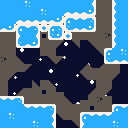

The image is a tile-based game level rendered from a .tmx file. Its description and complete source (layers, tilesets, objects, tile grids) follow:
An orthogonal 16x16 tile map with 8x8 px tiles, 2 tile layers (BgLayer, MainLayer), 2 tilesets, 1 image layer and 6 objects (3x Spikes, Grass, Balloon, Player).

<map version="1.10" tiledversion="1.10.2" orientation="orthogonal" renderorder="right-down" width="16" height="16" tilewidth="8" tileheight="8" infinite="0" nextlayerid="7" nextobjectid="16">
 <tileset firstgid="1" name="spritemap" tilewidth="8" tileheight="8" tilecount="176" columns="16">
  <image source="spritemap.png" width="128" height="88" />
 </tileset>
 <tileset firstgid="177" name="balloon" tilewidth="8" tileheight="16" tilecount="4" columns="4">
  <image source="balloon.png" width="32" height="16" />
 </tileset>
 <imagelayer id="5" name="Bg">
  <image source="bg.png" width="128" height="128" />
 </imagelayer>
 <layer id="1" name="BgLayer" width="16" height="16">
  <data encoding="csv">
0,0,0,0,0,0,0,0,0,0,0,0,41,41,0,0,
0,0,0,0,0,0,0,0,0,0,0,0,41,41,0,0,
0,0,0,0,0,0,0,0,0,0,0,0,41,41,0,0,
0,0,0,0,0,0,0,0,0,0,0,0,41,41,0,0,
41,41,0,0,0,17,0,0,0,41,41,41,41,57,0,0,
41,41,0,0,0,41,41,42,0,43,0,43,41,41,0,0,
41,41,0,0,0,41,41,0,0,0,0,0,43,0,0,0,
57,41,58,0,0,0,43,42,0,0,0,0,0,0,0,0,
41,41,41,42,0,0,0,0,0,0,59,104,105,41,41,0,
41,42,0,0,0,0,0,0,0,0,43,41,41,41,42,0,
41,0,0,0,58,41,58,0,0,0,0,0,41,41,0,0,
41,0,59,41,41,17,41,89,0,0,0,59,41,42,0,0,
0,0,0,41,41,41,41,41,58,0,89,41,57,41,0,0,
0,0,0,0,0,0,0,41,41,41,41,17,41,41,0,0,
0,0,0,0,0,0,0,43,41,41,0,0,0,0,0,0,
0,0,0,0,0,0,0,0,0,43,0,0,0,0,0,0
</data>
 </layer>
 <layer id="2" name="MainLayer" width="16" height="16">
  <data encoding="csv">
38,38,38,73,38,38,38,38,38,38,38,39,0,0,37,38,
38,38,38,38,38,73,38,38,51,51,51,52,0,0,37,38,
38,38,51,51,51,51,51,52,34,35,35,36,0,0,37,38,
51,52,34,35,36,33,34,36,50,51,51,52,0,0,37,38,
0,0,37,38,39,0,50,52,33,0,0,0,0,0,37,38,
0,0,50,51,52,0,0,0,0,0,0,0,0,0,37,38,
0,0,0,0,0,0,0,0,0,0,0,0,0,34,38,73,
0,0,0,0,0,0,0,0,0,0,0,0,0,50,51,51,
0,0,0,0,0,0,0,0,0,0,0,0,0,0,0,0,
0,0,0,0,0,0,0,0,0,0,0,0,0,0,0,0,
0,0,0,0,0,0,0,0,0,0,0,0,0,0,0,0,
0,0,0,0,0,0,0,0,0,0,0,0,0,0,0,0,
35,35,36,0,0,0,0,0,0,0,0,0,0,0,0,0,
38,38,38,35,35,35,36,0,0,0,0,0,0,0,34,35,
38,73,38,38,38,38,39,0,0,0,34,35,35,35,38,38,
38,38,38,38,73,38,39,0,0,0,37,38,38,38,73,38
</data>
 </layer>
 <objectgroup id="4" name="ObjectLayerNonInteractable">
  <object id="1" name="Grass" gid="62" x="112" y="104" width="8" height="8" />
 </objectgroup>
 <objectgroup id="6" name="Strawberry" />
 <objectgroup id="3" name="ObjectLayerInteractable">
  <object id="2" name="Spikes" type="Spikes" gid="28" x="16" y="56" width="8" height="8" />
  <object id="3" name="Spikes" type="Spikes" gid="28" x="24" y="56" width="8" height="8" />
  <object id="4" name="Spikes" type="Spikes" gid="28" x="32" y="56" width="8" height="8" />
  <object id="14" name="Balloon" type="Balloon" gid="178" x="72" y="80" width="8" height="16" />
  <object id="15" name="Player" type="Player" gid="2" x="8" y="96" width="8" height="8" />
 </objectgroup>
</map>
